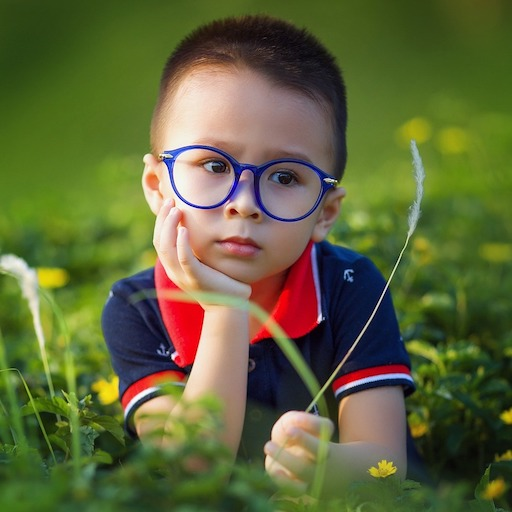
#> input picture data/images/sample.jpg, 512 x 512 px
$ python 14_warpAffine.py
#> lines starting #> are read from the running program, lines starting #| are printed output that depends on the picture
import cv2
import numpy as np

source = cv2.imread('data/images/sample.jpg',1)
#> source is the input picture: shape (512, 512, 3); mean B, G, R 57.8, 101.6, 95.4

warpMat = np.float32([1.2,0.2,2,-0.3,1.3,1])
warpMat = warpMat.reshape(2,3)

result = cv2.warpAffine(source, warpMat,
            (int(source.shape[1]*1.5),int(source.shape[0]*1.5)))
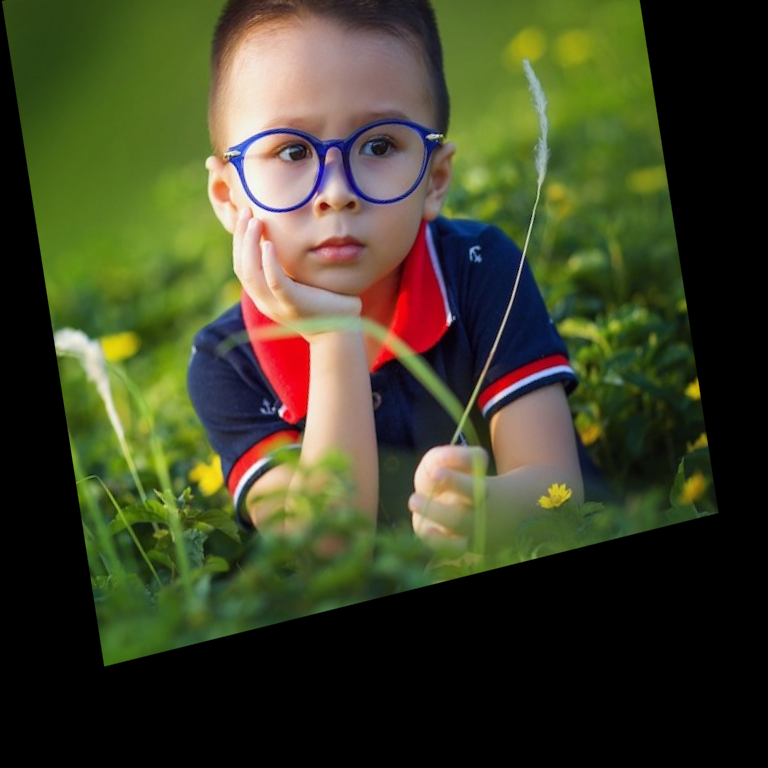
#> result: shape (768, 768, 3); mean B, G, R 39.4, 66.6, 63.6


warpMat2 =np.float32([1.2,0.3,2,-0.3,1.3,1])
warpMat2 = warpMat2.reshape(2,3)

result2 = cv2.warpAffine(source, warpMat2,
            (int(source.shape[1]*1.5),int(source.shape[0]*1.5)))
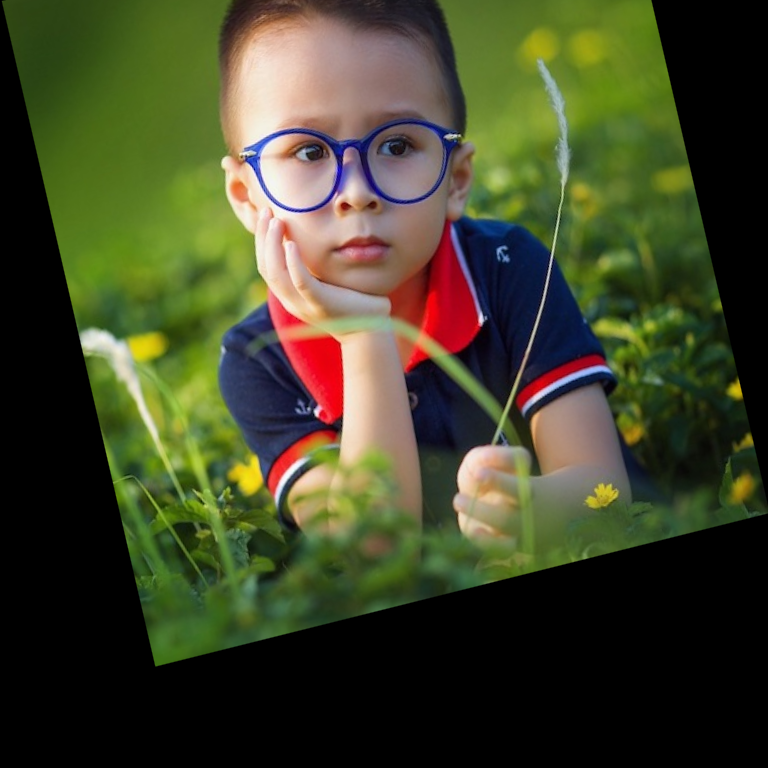
#> result2: shape (768, 768, 3); mean B, G, R 40.2, 67.8, 64.8

cv2.imshow("Original",source)
cv2.imshow("rotated",result)
cv2.imshow("rotated2",result2)

cv2.waitKey()
cv2.destroyAllWindows()
